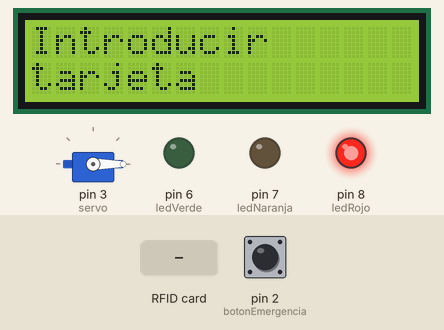
This sketch was run on a simulated Arduino Uno, built with avr-gcc and run on an emulated ATmega328P. On the bench: servo, 16×2 character LCD, output pins drawn as LEDs (lit = HIGH). The test bench sets the inputs (shaded band); at power-on: pin 2 (botonEmergencia) HIGH. Pins used as bus, display or sensor lines are not drawn.

Above: at 1.3 s.
1.4 s: RFID card 11 EF D4 5D held to the reader
At 3.6 s:
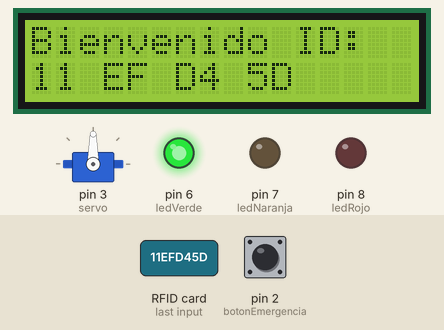
3.8 s: RFID card 5E 7A 19 C4 held to the reader
6.8 s: pin 2 (botonEmergencia) pulled LOW for 3.2 s
At 10.1 s:
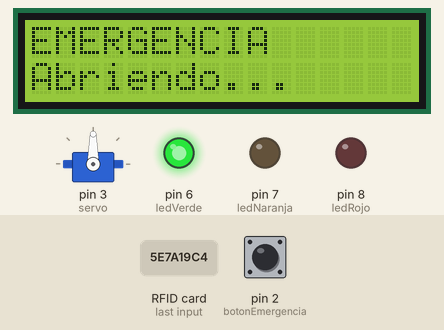
14.5 s: pin 2 (botonEmergencia) pulled LOW for 1 s
At 20.47 s:
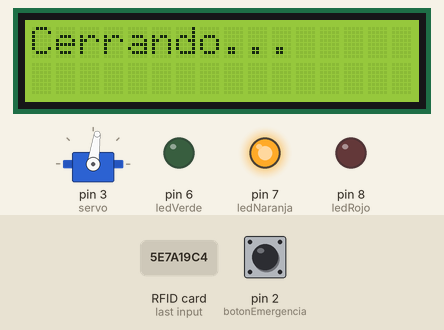
Timing chart, 0 to 23.4 s (numbered marks = the images above; inputs shaded):
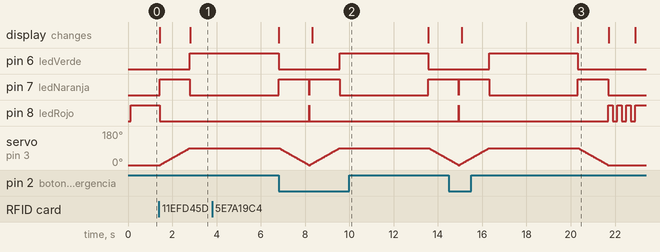

The sketch:

sketch_apr21a.ino
```cpp
#include <SPI.h>
#include <MFRC522.h>
#include <Servo.h>
#include <LiquidCrystal.h>

// RFID
#define SS_PIN 10
#define RST_PIN 9
MFRC522 rfid(SS_PIN, RST_PIN);

// LCD
LiquidCrystal lcd(A1, A2, A3, A4, A5, 5);

// Servo
Servo servo;

// LEDs
int ledRojo = 8;
int ledNaranja = 7;
int ledVerde = 6;

// Botón
int botonEmergencia = 2;

// UID autorizado
byte uidAutorizado[] = {0x11, 0xEF, 0xD4, 0x5D};

// Estados
bool puertaAbierta = false;
bool puertaEnMovimiento = false;

void setup() {
  Serial.begin(9600);
  SPI.begin();
  rfid.PCD_Init();

  servo.attach(3);
  servo.write(0);

  pinMode(ledRojo, OUTPUT);
  pinMode(ledNaranja, OUTPUT);
  pinMode(ledVerde, OUTPUT);

  pinMode(botonEmergencia, INPUT_PULLUP);

  lcd.begin(16, 2);

  estadoCerrado();
  pantallaInicial();
}

void loop() {

  // BOTÓN EMERGENCIA
  if (digitalRead(botonEmergencia) == LOW && !puertaAbierta && !puertaEnMovimiento) {
    lcd.clear();
    lcd.print("EMERGENCIA");
    lcd.setCursor(0,1);
    lcd.print("Abriendo...");

    abrirPuerta();
    delay(4000);

    lcd.clear();
    lcd.print("Cerrando...");
    cerrarPuerta();

    pantallaInicial();
    return;
  }

  // RFID
  if (!rfid.PICC_IsNewCardPresent()) return;
  if (!rfid.PICC_ReadCardSerial()) return;

  if (tarjetaValida()) {

    lcd.clear();
    lcd.print("Abriendo puerta");
    abrirPuerta();

    lcd.clear();
    lcd.print("Bienvenido ID:");
    lcd.setCursor(0,1);
    mostrarUID_LCD();

    delay(4000);

    lcd.clear();
    lcd.print("Cerrando puerta");
    cerrarPuerta();

    pantallaInicial();

  } else {
    lcd.clear();
    lcd.print("Acceso");
    lcd.setCursor(0,1);
    lcd.print("denegado");

    accesoDenegado();
    pantallaInicial();
  }

  rfid.PICC_HaltA();
  rfid.PCD_StopCrypto1();
}

// -------- FUNCIONES --------

void pantallaInicial() {
  lcd.clear();
  lcd.print("Introducir");
  lcd.setCursor(0,1);
  lcd.print("tarjeta");
}

bool tarjetaValida() {
  if (rfid.uid.size != 4) return false;

  for (byte i = 0; i < 4; i++) {
    if (rfid.uid.uidByte[i] != uidAutorizado[i]) return false;
  }
  return true;
}

void mostrarUID_LCD() {
  for (byte i = 0; i < rfid.uid.size; i++) {
    if (rfid.uid.uidByte[i] < 0x10) lcd.print("0");
    lcd.print(rfid.uid.uidByte[i], HEX);
    lcd.print(" ");
  }
}

void estadoCerrado() {
  digitalWrite(ledRojo, HIGH);
  digitalWrite(ledNaranja, LOW);
  digitalWrite(ledVerde, LOW);
}

void estadoMovimiento() {
  digitalWrite(ledRojo, LOW);
  digitalWrite(ledNaranja, HIGH);
  digitalWrite(ledVerde, LOW);
}

void estadoAbierto() {
  digitalWrite(ledRojo, LOW);
  digitalWrite(ledNaranja, LOW);
  digitalWrite(ledVerde, HIGH);
}

void abrirPuerta() {
  puertaEnMovimiento = true;
  estadoMovimiento();

  for (int pos = 0; pos <= 90; pos++) {
    servo.write(pos);
    delay(15);
  }

  puertaEnMovimiento = false;
  puertaAbierta = true;
  estadoAbierto();
}

void cerrarPuerta() {
  puertaEnMovimiento = true;
  estadoMovimiento();

  for (int pos = 90; pos >= 0; pos--) {
    servo.write(pos);
    delay(15);
  }

  puertaEnMovimiento = false;
  puertaAbierta = false;
  estadoCerrado();
}

void accesoDenegado() {
  for (int i = 0; i < 3; i++) {
    digitalWrite(ledRojo, HIGH);
    delay(200);
    digitalWrite(ledRojo, LOW);
    delay(200);
  }
  estadoCerrado();
}
```

Measured:
- after the input at 1.4 s, pin 6 (ledVerde): LOW → HIGH after 1.4 s; pin 7 (ledNaranja): LOW → HIGH at once, → LOW 1.4 s later; pin 8 (ledRojo): HIGH → LOW at once; servo on pin 3 (servo): moves from 0° to 90° over 1.3 s, starting after 0.06 s; the display: first changes at once (image 1 shows a later state)
- after the input at 3.8 s, every drawn part: stays the same
- after the input at 14.5 s, pin 6 (ledVerde): LOW → HIGH after 1.8 s, → LOW 4.0 s later; the display: first changes after 0.58 s (image 3 shows a later state)
